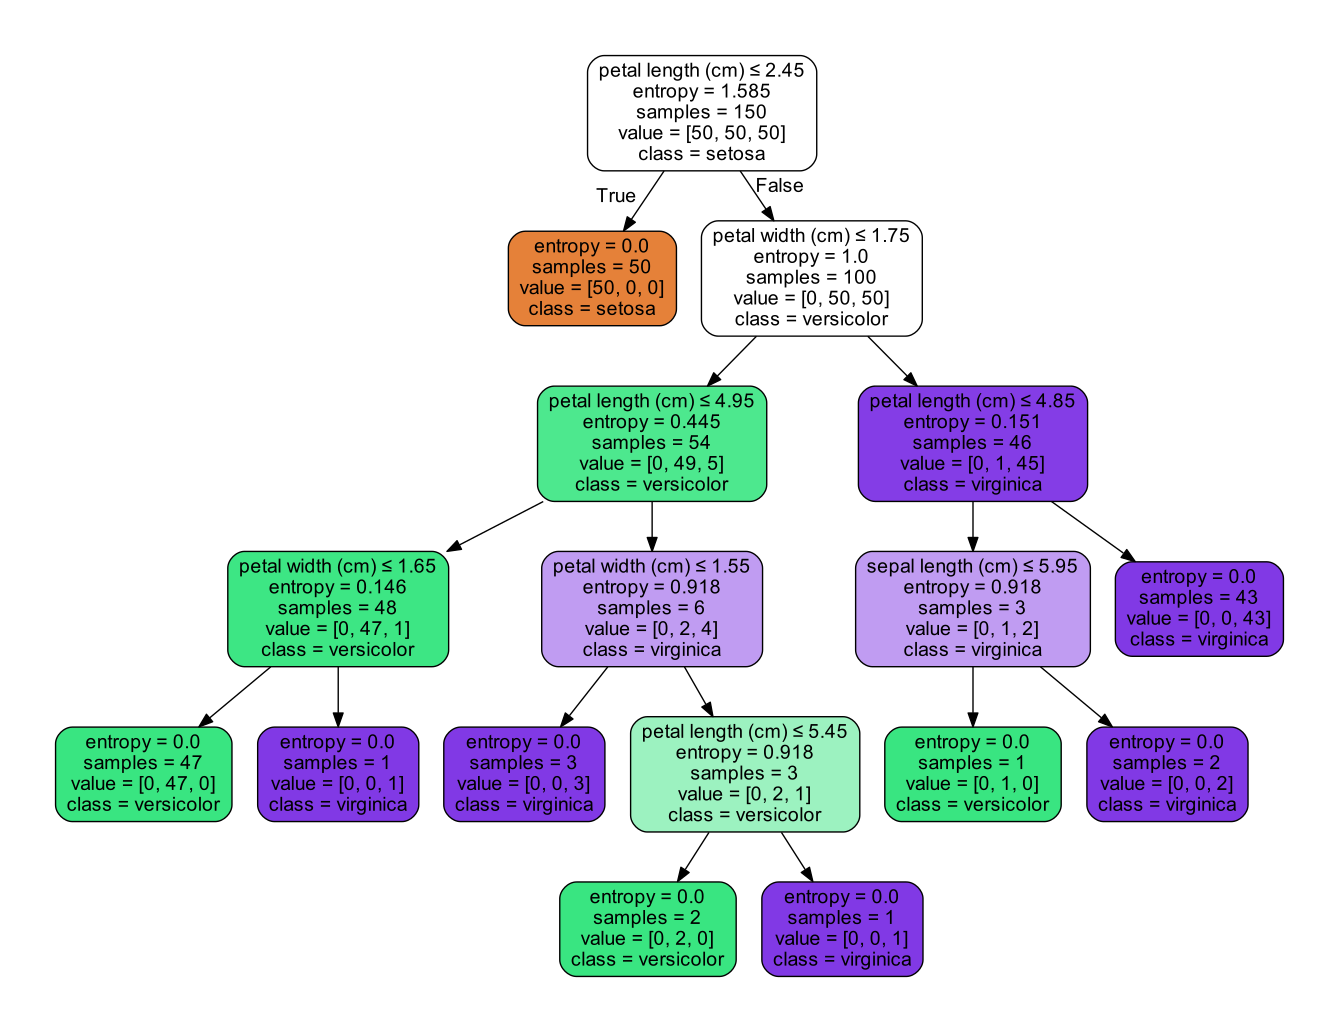

Recreate this plot in Python.
# -*- coding: utf-8 -*-
"""
Created on Mon Feb  1 14:30:51 2021

@author: T30518
"""

from sklearn.datasets import load_iris 
from sklearn import tree 
import graphviz

X, y = load_iris(return_X_y=True) 

#iris=dataset.load_iris
#X=iris.data
#y=iris.target

clf= tree.DecisionTreeClassifier(criterion='entropy') 
clf= clf.fit(X, y) 
tree.plot_tree(clf) 

dot_data= tree.export_graphviz(clf, out_file=None, 
          feature_names=iris.feature_names,
          class_names=iris.target_names,  
          filled=True, rounded=True,  
          special_characters=True)  
graph = graphviz.Source(dot_data)  
graph.render("iris")
